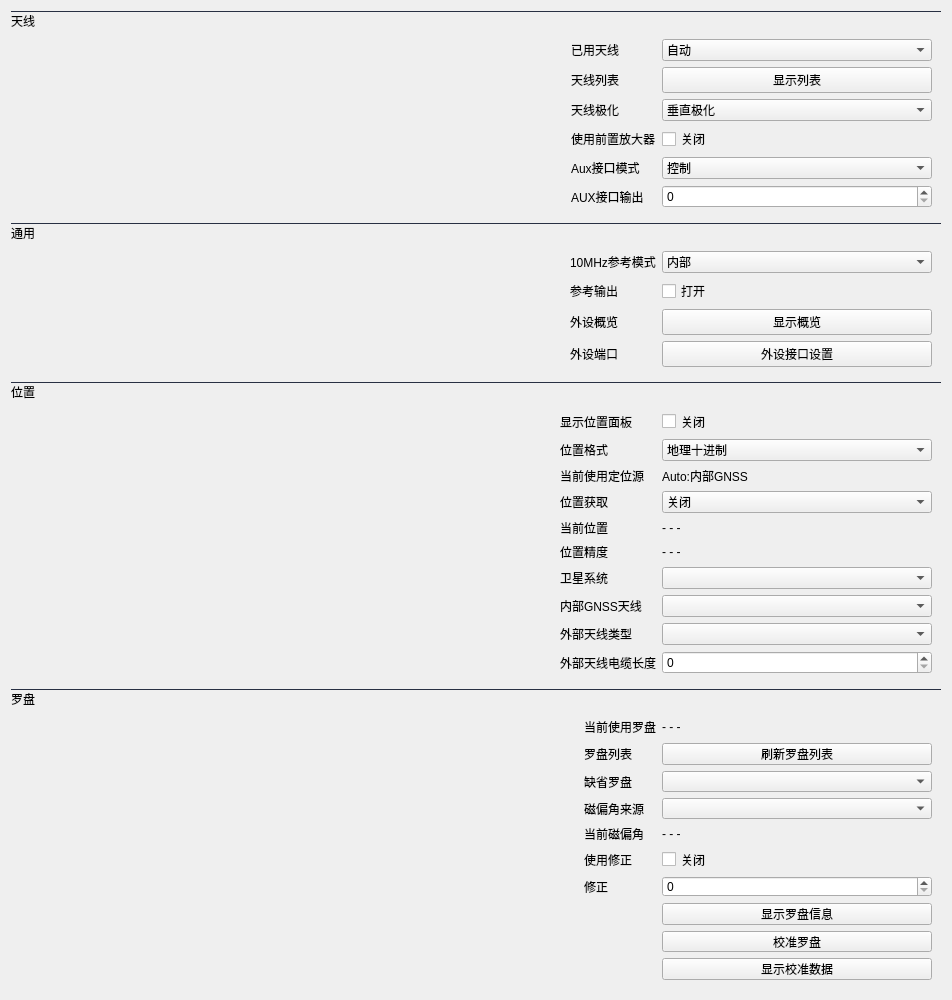
          <widget class="QWidget" name="scrollAreaWidgetContents_2">
           <property name="geometry">
            <rect>
             <x>0</x>
             <y>0</y>
             <width>952</width>
             <height>1000</height>
            </rect>
           </property>
           <property name="minimumSize">
            <size>
             <width>0</width>
             <height>1000</height>
            </size>
           </property>
           <layout class="QVBoxLayout" name="verticalLayout_18">
            <item>
             <widget class="QWidget" name="Antenna" native="true">
              <layout class="QVBoxLayout" name="verticalLayout_14">
               <property name="spacing">
                <number>0</number>
               </property>
               <property name="leftMargin">
                <number>0</number>
               </property>
               <property name="topMargin">
                <number>0</number>
               </property>
               <property name="rightMargin">
                <number>0</number>
               </property>
               <property name="bottomMargin">
                <number>0</number>
               </property>
               <item>
                <widget class="Line" name="line_9">
                 <property name="maximumSize">
                  <size>
                   <width>16777215</width>
                   <height>1</height>
                  </size>
                 </property>
                 <property name="styleSheet">
                  <string notr="true">QWidget{
	background-color:rgb(35,42,58);
	font:'宋体';
}</string>
                 </property>
                 <property name="orientation">
                  <enum>Qt::Horizontal</enum>
                 </property>
                </widget>
               </item>
               <item>
                <widget class="QLabel" name="label_36">
                 <property name="maximumSize">
                  <size>
                   <width>16777215</width>
                   <height>20</height>
                  </size>
                 </property>
                 <property name="text">
                  <string>天线</string>
                 </property>
                </widget>
               </item>
               <item>
                <widget class="QWidget" name="widget_10" native="true">
                 <layout class="QGridLayout" name="gridLayout_10">
                  <property name="leftMargin">
                   <number>9</number>
                  </property>
                  <property name="topMargin">
                   <number>9</number>
                  </property>
                  <item row="3" column="3">
                   <widget class="QCheckBox" name="checkBox_4">
                    <property name="focusPolicy">
                     <enum>Qt::NoFocus</enum>
                    </property>
                    <property name="text">
                     <string>关闭</string>
                    </property>
                   </widget>
                  </item>
                  <item row="3" column="1">
                   <widget class="QLabel" name="label_37">
                    <property name="text">
                     <string>使用前置放大器</string>
                    </property>
                   </widget>
                  </item>
                  <item row="2" column="3">
                   <widget class="QComboBox" name="comboBox_6">
                    <property name="focusPolicy">
                     <enum>Qt::NoFocus</enum>
                    </property>
                    <item>
                     <property name="text">
                      <string>垂直极化</string>
                     </property>
                    </item>
                    <item>
                     <property name="text">
                      <string>水平极化</string>
                     </property>
                    </item>
                    <item>
                     <property name="text">
                      <string>左旋圆极化</string>
                     </property>
                    </item>
                    <item>
                     <property name="text">
                      <string>右旋圆极化</string>
                     </property>
                    </item>
                   </widget>
                  </item>
                  <item row="0" column="1">
                   <widget class="QLabel" name="label_40">
                    <property name="text">
                     <string>已用天线</string>
                    </property>
                   </widget>
                  </item>
                  <item row="1" column="1">
                   <widget class="QLabel" name="label_45">
                    <property name="text">
                     <string>天线列表</string>
                    </property>
                   </widget>
                  </item>
                  <item row="4" column="1">
                   <widget class="QLabel" name="label_38">
                    <property name="text">
                     <string>Aux接口模式</string>
                    </property>
                   </widget>
                  </item>
                  <item row="2" column="1">
                   <widget class="QLabel" name="label_41">
                    <property name="text">
                     <string>天线极化</string>
                    </property>
                   </widget>
                  </item>
                  <item row="1" column="3">
                   <widget class="QPushButton" name="antennalist">
                    <property name="focusPolicy">
                     <enum>Qt::NoFocus</enum>
                    </property>
                    <property name="text">
                     <string>显示列表</string>
                    </property>
                   </widget>
                  </item>
                  <item row="1" column="0">
                   <spacer name="horizontalSpacer_14">
                    <property name="orientation">
                     <enum>Qt::Horizontal</enum>
                    </property>
                    <property name="sizeHint" stdset="0">
                     <size>
                      <width>40</width>
                      <height>20</height>
                     </size>
                    </property>
                   </spacer>
                  </item>
                  <item row="0" column="3">
                   <widget class="QComboBox" name="comboBox_8">
                    <property name="minimumSize">
                     <size>
                      <width>270</width>
                      <height>0</height>
                     </size>
                    </property>
                    <property name="maximumSize">
                     <size>
                      <width>270</width>
                      <height>16777215</height>
                     </size>
                    </property>
                    <property name="focusPolicy">
                     <enum>Qt::NoFocus</enum>
                    </property>
                    <item>
                     <property name="text">
                      <string>自动</string>
                     </property>
                    </item>
                    <item>
                     <property name="text">
                      <string>通用天线@Ant1</string>
                     </property>
                    </item>
                   </widget>
                  </item>
                  <item row="5" column="1">
                   <widget class="QLabel" name="label_44">
                    <property name="text">
                     <string>AUX接口输出</string>
                    </property>
                   </widget>
                  </item>
                  <item row="4" column="3">
                   <widget class="QComboBox" name="comboBox_15">
                    <property name="focusPolicy">
                     <enum>Qt::NoFocus</enum>
                    </property>
                    <item>
                     <property name="text">
                      <string>控制</string>
                     </property>
                    </item>
                    <item>
                     <property name="text">
                      <string>自动</string>
                     </property>
                    </item>
                   </widget>
                  </item>
                  <item row="5" column="3">
                   <widget class="QSpinBox" name="spinBox_4">
                    <property name="focusPolicy">
                     <enum>Qt::NoFocus</enum>
                    </property>
                   </widget>
                  </item>
                 </layout>
                </widget>
               </item>
              </layout>
             </widget>
            </item>
            <item>
             <widget class="QWidget" name="Currency" native="true">
              <layout class="QVBoxLayout" name="verticalLayout_15">
               <property name="spacing">
                <number>0</number>
               </property>
               <property name="leftMargin">
                <number>0</number>
               </property>
               <property name="topMargin">
                <number>0</number>
               </property>
               <property name="rightMargin">
                <number>0</number>
               </property>
               <property name="bottomMargin">
                <number>0</number>
               </property>
               <item>
                <widget class="Line" name="line_10">
                 <property name="maximumSize">
                  <size>
                   <width>16777215</width>
                   <height>1</height>
                  </size>
                 </property>
                 <property name="styleSheet">
                  <string notr="true">QWidget{
	background-color:rgb(35,42,58);
	font:'宋体';
}</string>
                 </property>
                 <property name="orientation">
                  <enum>Qt::Horizontal</enum>
                 </property>
                </widget>
               </item>
               <item>
                <widget class="QLabel" name="label_49">
                 <property name="maximumSize">
                  <size>
                   <width>16777215</width>
                   <height>20</height>
                  </size>
                 </property>
                 <property name="text">
                  <string>通用</string>
                 </property>
                </widget>
               </item>
               <item>
                <widget class="QWidget" name="widget_12" native="true">
                 <property name="focusPolicy">
                  <enum>Qt::NoFocus</enum>
                 </property>
                 <layout class="QGridLayout" name="gridLayout_11">
                  <property name="leftMargin">
                   <number>9</number>
                  </property>
                  <property name="topMargin">
                   <number>9</number>
                  </property>
                  <item row="0" column="0">
                   <spacer name="horizontalSpacer_15">
                    <property name="orientation">
                     <enum>Qt::Horizontal</enum>
                    </property>
                    <property name="sizeHint" stdset="0">
                     <size>
                      <width>40</width>
                      <height>20</height>
                     </size>
                    </property>
                   </spacer>
                  </item>
                  <item row="0" column="2">
                   <widget class="QComboBox" name="comboBox_17">
                    <property name="minimumSize">
                     <size>
                      <width>270</width>
                      <height>0</height>
                     </size>
                    </property>
                    <property name="focusPolicy">
                     <enum>Qt::NoFocus</enum>
                    </property>
                    <item>
                     <property name="text">
                      <string>内部</string>
                     </property>
                    </item>
                    <item>
                     <property name="text">
                      <string>外部</string>
                     </property>
                    </item>
                   </widget>
                  </item>
                  <item row="2" column="1">
                   <widget class="QLabel" name="label_53">
                    <property name="text">
                     <string>外设概览</string>
                    </property>
                   </widget>
                  </item>
                  <item row="0" column="1">
                   <widget class="QLabel" name="label_51">
                    <property name="text">
                     <string>10MHz参考模式</string>
                    </property>
                   </widget>
                  </item>
                  <item row="1" column="2">
                   <widget class="QCheckBox" name="checkBox_6">
                    <property name="focusPolicy">
                     <enum>Qt::NoFocus</enum>
                    </property>
                    <property name="text">
                     <string>打开</string>
                    </property>
                   </widget>
                  </item>
                  <item row="1" column="1">
                   <widget class="QLabel" name="label_52">
                    <property name="text">
                     <string>参考输出</string>
                    </property>
                   </widget>
                  </item>
                  <item row="3" column="1">
                   <widget class="QLabel" name="label_55">
                    <property name="text">
                     <string>外设端口</string>
                    </property>
                   </widget>
                  </item>
                  <item row="2" column="2">
                   <widget class="QPushButton" name="pushButton_2">
                    <property name="focusPolicy">
                     <enum>Qt::NoFocus</enum>
                    </property>
                    <property name="text">
                     <string>显示概览</string>
                    </property>
                   </widget>
                  </item>
                  <item row="3" column="2">
                   <widget class="QPushButton" name="pushButton_3">
                    <property name="focusPolicy">
                     <enum>Qt::NoFocus</enum>
                    </property>
                    <property name="text">
                     <string>外设接口设置</string>
                    </property>
                   </widget>
                  </item>
                 </layout>
                </widget>
               </item>
              </layout>
             </widget>
            </item>
            <item>
             <widget class="QWidget" name="Place" native="true">
              <layout class="QVBoxLayout" name="verticalLayout_16">
               <property name="spacing">
                <number>0</number>
               </property>
               <property name="leftMargin">
                <number>0</number>
               </property>
               <property name="topMargin">
                <number>0</number>
               </property>
               <property name="rightMargin">
                <number>0</number>
               </property>
               <property name="bottomMargin">
                <number>0</number>
               </property>
               <item>
                <widget class="Line" name="line_11">
                 <property name="maximumSize">
                  <size>
                   <width>16777215</width>
                   <height>1</height>
                  </size>
                 </property>
                 <property name="styleSheet">
                  <string notr="true">QWidget{
	background-color:rgb(35,42,58);
	font:'宋体';
}</string>
                 </property>
                 <property name="orientation">
                  <enum>Qt::Horizontal</enum>
                 </property>
                </widget>
               </item>
               <item>
                <widget class="QLabel" name="label_56">
                 <property name="maximumSize">
                  <size>
                   <width>16777215</width>
                   <height>20</height>
                  </size>
                 </property>
                 <property name="text">
                  <string>位置</string>
                 </property>
                </widget>
               </item>
               <item>
                <widget class="QWidget" name="widget_13" native="true">
                 <layout class="QGridLayout" name="gridLayout_12">
                  <property name="leftMargin">
                   <number>9</number>
                  </property>
                  <property name="topMargin">
                   <number>9</number>
                  </property>
                  <item row="6" column="1">
                   <widget class="QLabel" name="label_69">
                    <property name="text">
                     <string>位置精度</string>
                    </property>
                   </widget>
                  </item>
                  <item row="7" column="1">
                   <widget class="QLabel" name="label_71">
                    <property name="text">
                     <string>卫星系统</string>
                    </property>
                   </widget>
                  </item>
                  <item row="9" column="1">
                   <widget class="QLabel" name="label_74">
                    <property name="text">
                     <string>外部天线类型</string>
                    </property>
                   </widget>
                  </item>
                  <item row="3" column="2">
                   <widget class="QLabel" name="label_62">
                    <property name="text">
                     <string>Auto:内部GNSS</string>
                    </property>
                   </widget>
                  </item>
                  <item row="8" column="1">
                   <widget class="QLabel" name="label_73">
                    <property name="text">
                     <string>内部GNSS天线</string>
                    </property>
                   </widget>
                  </item>
                  <item row="2" column="1">
                   <widget class="QLabel" name="label_60">
                    <property name="text">
                     <string>位置格式</string>
                    </property>
                   </widget>
                  </item>
                  <item row="6" column="2">
                   <widget class="QLabel" name="label_70">
                    <property name="text">
                     <string>- - -</string>
                    </property>
                   </widget>
                  </item>
                  <item row="2" column="2">
                   <widget class="QComboBox" name="comboBox_19">
                    <property name="minimumSize">
                     <size>
                      <width>270</width>
                      <height>0</height>
                     </size>
                    </property>
                    <property name="focusPolicy">
                     <enum>Qt::NoFocus</enum>
                    </property>
                    <item>
                     <property name="text">
                      <string>地理十进制 </string>
                     </property>
                    </item>
                    <item>
                     <property name="text">
                      <string>地理长格式</string>
                     </property>
                    </item>
                    <item>
                     <property name="text">
                      <string>地理短格式</string>
                     </property>
                    </item>
                    <item>
                     <property name="text">
                      <string>UTM</string>
                     </property>
                    </item>
                    <item>
                     <property name="text">
                      <string>MGRS (NATO UTM)
</string>
                     </property>
                    </item>
                   </widget>
                  </item>
                  <item row="0" column="1">
                   <widget class="QLabel" name="label_63">
                    <property name="text">
                     <string>显示位置面板</string>
                    </property>
                   </widget>
                  </item>
                  <item row="9" column="2">
                   <widget class="QComboBox" name="comboBox_26">
                    <property name="focusPolicy">
                     <enum>Qt::NoFocus</enum>
                    </property>
                   </widget>
                  </item>
                  <item row="7" column="2">
                   <widget class="QComboBox" name="comboBox_22">
                    <property name="focusPolicy">
                     <enum>Qt::NoFocus</enum>
                    </property>
                   </widget>
                  </item>
                  <item row="8" column="2">
                   <widget class="QComboBox" name="comboBox_23">
                    <property name="focusPolicy">
                     <enum>Qt::NoFocus</enum>
                    </property>
                   </widget>
                  </item>
                  <item row="5" column="2">
                   <widget class="QLabel" name="label_68">
                    <property name="text">
                     <string>- - -</string>
                    </property>
                   </widget>
                  </item>
                  <item row="0" column="0">
                   <spacer name="horizontalSpacer_16">
                    <property name="orientation">
                     <enum>Qt::Horizontal</enum>
                    </property>
                    <property name="sizeHint" stdset="0">
                     <size>
                      <width>40</width>
                      <height>20</height>
                     </size>
                    </property>
                   </spacer>
                  </item>
                  <item row="0" column="2">
                   <widget class="QCheckBox" name="checkBox_8">
                    <property name="focusPolicy">
                     <enum>Qt::NoFocus</enum>
                    </property>
                    <property name="text">
                     <string>关闭</string>
                    </property>
                   </widget>
                  </item>
                  <item row="3" column="1">
                   <widget class="QLabel" name="label_65">
                    <property name="text">
                     <string>当前使用定位源</string>
                    </property>
                   </widget>
                  </item>
                  <item row="4" column="2">
                   <widget class="QComboBox" name="comboBox_21">
                    <property name="focusPolicy">
                     <enum>Qt::NoFocus</enum>
                    </property>
                    <item>
                     <property name="text">
                      <string>关闭</string>
                     </property>
                    </item>
                    <item>
                     <property name="text">
                      <string>手动</string>
                     </property>
                    </item>
                    <item>
                     <property name="text">
                      <string>内部GNSS</string>
                     </property>
                    </item>
                   </widget>
                  </item>
                  <item row="4" column="1">
                   <widget class="QLabel" name="label_66">
                    <property name="text">
                     <string>位置获取</string>
                    </property>
                   </widget>
                  </item>
                  <item row="5" column="1">
                   <widget class="QLabel" name="label_67">
                    <property name="text">
                     <string>当前位置</string>
                    </property>
                   </widget>
                  </item>
                  <item row="10" column="1">
                   <widget class="QLabel" name="label_75">
                    <property name="text">
                     <string>外部天线电缆长度</string>
                    </property>
                   </widget>
                  </item>
                  <item row="10" column="2">
                   <widget class="QSpinBox" name="spinBox_2">
                    <property name="focusPolicy">
                     <enum>Qt::StrongFocus</enum>
                    </property>
                   </widget>
                  </item>
                 </layout>
                </widget>
               </item>
              </layout>
             </widget>
            </item>
            <item>
             <widget class="QWidget" name="Compass" native="true">
              <layout class="QVBoxLayout" name="verticalLayout_17">
               <property name="spacing">
                <number>0</number>
               </property>
               <property name="leftMargin">
                <number>0</number>
               </property>
               <property name="topMargin">
                <number>0</number>
               </property>
               <property name="rightMargin">
                <number>0</number>
               </property>
               <property name="bottomMargin">
                <number>0</number>
               </property>
               <item>
                <widget class="Line" name="line_12">
                 <property name="maximumSize">
                  <size>
                   <width>16777215</width>
                   <height>1</height>
                  </size>
                 </property>
                 <property name="styleSheet">
                  <string notr="true">QWidget{
	background-color:rgb(35,42,58);
	font:'宋体';
}</string>
                 </property>
                 <property name="orientation">
                  <enum>Qt::Horizontal</enum>
                 </property>
                </widget>
               </item>
               <item>
                <widget class="QLabel" name="label_77">
                 <property name="maximumSize">
                  <size>
                   <width>16777215</width>
                   <height>20</height>
                  </size>
                 </property>
                 <property name="text">
                  <string>罗盘</string>
                 </property>
                </widget>
               </item>
               <item>
                <widget class="QWidget" name="widget_15" native="true">
                 <layout class="QGridLayout" name="gridLayout_13">
                  <property name="leftMargin">
                   <number>9</number>
                  </property>
                  <property name="topMargin">
                   <number>9</number>
                  </property>
                  <item row="2" column="2">
                   <widget class="QPushButton" name="pushButton_4">
                    <property name="minimumSize">
                     <size>
                      <width>270</width>
                      <height>0</height>
                     </size>
                    </property>
                    <property name="focusPolicy">
                     <enum>Qt::NoFocus</enum>
                    </property>
                    <property name="text">
                     <string>刷新罗盘列表</string>
                    </property>
                   </widget>
                  </item>
                  <item row="7" column="2">
                   <widget class="QSpinBox" name="spinBox_3">
                    <property name="focusPolicy">
                     <enum>Qt::NoFocus</enum>
                    </property>
                   </widget>
                  </item>
                  <item row="2" column="1">
                   <widget class="QLabel" name="label_85">
                    <property name="text">
                     <string>罗盘列表</string>
                    </property>
                   </widget>
                  </item>
                  <item row="3" column="1">
                   <widget class="QLabel" name="label_90">
                    <property name="text">
                     <string>缺省罗盘</string>
                    </property>
                   </widget>
                  </item>
                  <item row="0" column="2">
                   <widget class="QLabel" name="label_89">
                    <property name="text">
                     <string>- - -</string>
                    </property>
                   </widget>
                  </item>
                  <item row="0" column="0">
                   <spacer name="horizontalSpacer_17">
                    <property name="orientation">
                     <enum>Qt::Horizontal</enum>
                    </property>
                    <property name="sizeHint" stdset="0">
                     <size>
                      <width>40</width>
                      <height>20</height>
                     </size>
                    </property>
                   </spacer>
                  </item>
                  <item row="6" column="1">
                   <widget class="QLabel" name="label_84">
                    <property name="text">
                     <string>使用修正</string>
                    </property>
                   </widget>
                  </item>
                  <item row="5" column="2">
                   <widget class="QLabel" name="label_87">
                    <property name="text">
                     <string>- - -</string>
                    </property>
                   </widget>
                  </item>
                  <item row="5" column="1">
                   <widget class="QLabel" name="label_78">
                    <property name="text">
                     <string>当前磁偏角</string>
                    </property>
                   </widget>
                  </item>
                  <item row="9" column="2">
                   <widget class="QPushButton" name="pushButton_6">
                    <property name="focusPolicy">
                     <enum>Qt::NoFocus</enum>
                    </property>
                    <property name="text">
                     <string>校准罗盘</string>
                    </property>
                   </widget>
                  </item>
                  <item row="0" column="1">
                   <widget class="QLabel" name="label_88">
                    <property name="text">
                     <string>当前使用罗盘</string>
                    </property>
                   </widget>
                  </item>
                  <item row="3" column="2">
                   <widget class="QComboBox" name="comboBox_31">
                    <property name="focusPolicy">
                     <enum>Qt::NoFocus</enum>
                    </property>
                   </widget>
                  </item>
                  <item row="4" column="2">
                   <widget class="QComboBox" name="comboBox_29">
                    <property name="focusPolicy">
                     <enum>Qt::NoFocus</enum>
                    </property>
                   </widget>
                  </item>
                  <item row="8" column="2">
                   <widget class="QPushButton" name="pushButton_5">
                    <property name="focusPolicy">
                     <enum>Qt::NoFocus</enum>
                    </property>
                    <property name="text">
                     <string>显示罗盘信息</string>
                    </property>
                   </widget>
                  </item>
                  <item row="4" column="1">
                   <widget class="QLabel" name="label_92">
                    <property name="text">
                     <string>磁偏角来源</string>
                    </property>
                   </widget>
                  </item>
                  <item row="7" column="1">
                   <widget class="QLabel" name="label_81">
                    <property name="text">
                     <string>修正</string>
                    </property>
                   </widget>
                  </item>
                  <item row="6" column="2">
                   <widget class="QCheckBox" name="checkBox_9">
                    <property name="focusPolicy">
                     <enum>Qt::NoFocus</enum>
                    </property>
                    <property name="text">
                     <string>关闭</string>
                    </property>
                   </widget>
                  </item>
                  <item row="10" column="2">
                   <widget class="QPushButton" name="pushButton_7">
                    <property name="focusPolicy">
                     <enum>Qt::NoFocus</enum>
                    </property>
                    <property name="text">
                     <string>显示校准数据</string>
                    </property>
                   </widget>
                  </item>
                 </layout>
                </widget>
               </item>
              </layout>
             </widget>
            </item>
           </layout>
          </widget>
